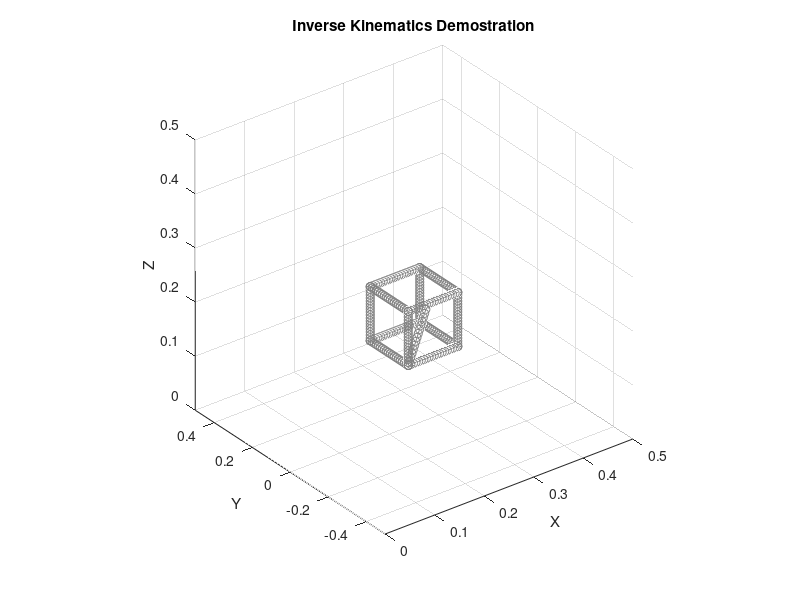

Recreate this plot in MATLAB. (Note: this script raises an error after producing the figure.)
%% --------------------------------------------------------------------- %%
% task_1_d.m
%
% Task 1 - Modelling the Robot 
%
% Re-run your simulation with the inverse kinematics.  
 
% Get your robot to trace a square of 10 x 10 cm in each cartesian plane. 
% Be sure to draw the square (use line objects of different colours). 
%% --------------------------------------------------------------------- %%
clf;
clear;

M(96) = struct('cdata',[],'colormap',[]);
fig = gcf;

ARM_PLOT = plot3([0 0], [0 0], [0 0]);
title(['Inverse Kinematics Demostration']);

xlabel('X');
ylabel('Y'); 
zlabel('Z');

grid on
axis([0 0.5 -0.5 0.5 0 0.5])
pbaspect([1 1 1])

%% --- Constants

THETA_1 = 0;
THETA_2 = 0;
THETA_3 = 0;
THETA_4 = 0;

%% --- Plot [10 x 10 cm] square trajectory lines on 3 planes
X_COORDS_INIT = linspace(0.2739, 0.2, 15);
Y_COORDS_INIT = linspace(0, -0.1, 15);
Z_COORDS_INIT = linspace(0.2048, 0.15, 15);

line(X_COORDS_INIT,                   Y_COORDS_INIT,    Z_COORDS_INIT,   'color', '#808080', 'marker', 'o');

X_COORDS = linspace(0.2, 0.3, 20);
Y_COORDS = linspace(0.1, -0.1, 20);
Z_COORDS = linspace(0.15, 0.25, 20);

line(X_COORDS,                   Y_COORDS(1)*ones(1, 20),    Z_COORDS(1)*ones(1, 20),   'color', '#808080', 'marker', 'o');
line(X_COORDS,                   Y_COORDS(1)*ones(1, 20),    Z_COORDS(20)*ones(1, 20),  'color', '#808080', 'marker', 'o');
line(X_COORDS(1)*ones(1, 20),    Y_COORDS(1)*ones(1, 20),    Z_COORDS,                  'color', '#808080', 'marker', 'o');
line(X_COORDS(20)*ones(1, 20),   Y_COORDS(1)*ones(1, 20),    Z_COORDS,                  'color', '#808080', 'marker', 'o');

line(X_COORDS,                   Y_COORDS(20)*ones(1, 20),   Z_COORDS(1)*ones(1, 20),   'color', '#808080', 'marker', 'o');
line(X_COORDS,                   Y_COORDS(20)*ones(1, 20),   Z_COORDS(20)*ones(1, 20),  'color', '#808080', 'marker', 'o');
line(X_COORDS(1)*ones(1, 20),    Y_COORDS(20)*ones(1, 20),   Z_COORDS,                  'color', '#808080', 'marker', 'o');
line(X_COORDS(20)*ones(1, 20),   Y_COORDS(20)*ones(1, 20),   Z_COORDS,                  'color', '#808080', 'marker', 'o');

line(X_COORDS(1)*ones(1, 20),    Y_COORDS,                   Z_COORDS(1)*ones(1, 20),   'color', '#808080', 'marker', 'o');
line(X_COORDS(1)*ones(1, 20),    Y_COORDS,                   Z_COORDS(20)*ones(1, 20),  'color', '#808080', 'marker', 'o');

line(X_COORDS(20)*ones(1, 20),   Y_COORDS,                   Z_COORDS(1)*ones(1, 20),   'color', '#808080', 'marker', 'o');
line(X_COORDS(20)*ones(1, 20),   Y_COORDS,                   Z_COORDS(20)*ones(1, 20),  'color', '#808080', 'marker', 'o');

hold on

%% --- Precalculate coordinates and angles
% Calculate all location coordinates 

% Move to cube corner starting position
XYZ_COORDS = [(X_COORDS_INIT).' (Y_COORDS_INIT).' (Z_COORDS_INIT).'];

% Starting from cube corner
XYZ_COORDS = [XYZ_COORDS ; flip([(X_COORDS(1)*ones(1, 20)).' (Y_COORDS).' (Z_COORDS(1)*ones(1, 20)).']);         ]; 
XYZ_COORDS = [XYZ_COORDS ; (X_COORDS(1)*ones(1, 20)).' (Y_COORDS(1)*ones(1, 20)).'  (Z_COORDS).'                 ];
XYZ_COORDS = [XYZ_COORDS ; (X_COORDS(1)*ones(1, 20)).' (Y_COORDS).'                 (Z_COORDS(20)*ones(1, 20)).' ];
XYZ_COORDS = [XYZ_COORDS ; flip([(X_COORDS(1)*ones(1, 20)).' (Y_COORDS(20)*ones(1, 20)).' (Z_COORDS).'])         ];

% Feed coordinate matrix into IK to find all angles and package into matrix
THETA_MATRIX = [0 0 0 0];

for i=1:length(XYZ_COORDS)
    [THETA_1, THETA_2, THETA_3, THETA_4] = IK(XYZ_COORDS(i,1), XYZ_COORDS(i,2), XYZ_COORDS(i,3));
    
    THETA_MATRIX = [THETA_MATRIX ; [THETA_1, THETA_2, THETA_3, THETA_4]];
end

% Angle matrices checks
assert(length(XYZ_COORDS) == (length(THETA_MATRIX) - 1), 'Assert Failed: Coordinate length and Angles length should be the same');

%% --- Execute robotic arm based on angle matrices
for i = 1:length(THETA_MATRIX)
    if i > 1
        %% --- Remove previous arm plot (only works in second loop)
        delete(ARM_PLOT);
        delete(ROBOT_BASE);
        delete(X_1);
        delete(Y_1);
        delete(Z_1);
        delete(X_2);
        delete(Y_2);
        delete(Z_2);
        delete(X_3);
        delete(Y_3);
        delete(Z_3);
        delete(X_4);
        delete(Y_4);
        delete(Z_4);
        delete(X_5);
        delete(Y_5);
        delete(Z_5);
        delete(X_6);
        delete(Y_6);
        delete(Z_6);
    end
    
    %% --- Constants 
    THETA_1 = THETA_MATRIX(i, 1);
    THETA_2 = THETA_MATRIX(i, 2);
    THETA_3 = THETA_MATRIX(i, 3);
    THETA_4 = THETA_MATRIX(i, 4);

    %% --- Plot settings    
    % Annotations
    a = gca; 
    a.Position(3) = 0.6;
    delete(findall(gcf,'type','annotation'))
    
    str = {['\theta_1 = ',num2str(THETA_1)],['\theta_2 = ',num2str(THETA_2)],['\theta_3 = ',num2str(THETA_3)],['\theta_4 = ',num2str(THETA_4)]};
    annotation('textbox', [0.75, 0.6, 0.1, 0.1], 'String', str)

    %% --- FK: Robotic arm and coordinate frames
    [BASE_ROTATION_TM, SHOULDER_TM, ELBOW_TM, WRIST_TM, EE_TM] = FK(THETA_1, THETA_2, THETA_3, THETA_4);

    [F_1_X, F_1_Y, F_1_Z, F_2_X, F_2_Y, F_2_Z, F_3_X, F_3_Y, F_3_Z, F_4_X, F_4_Y, F_4_Z, F_5_X, F_5_Y, F_5_Z] = FK_coordinate_frames(THETA_1, THETA_2, THETA_3, THETA_4);

    %% --- Process data
    ARM_COORDINATES = [BASE_ROTATION_TM SHOULDER_TM ELBOW_TM WRIST_TM EE_TM];

    ARM_COORDINATES_X = ARM_COORDINATES(1, :);
    ARM_COORDINATES_Y = ARM_COORDINATES(2, :);
    ARM_COORDINATES_Z = ARM_COORDINATES(3, :);

    % Prepare coordinate frame coordinates
    ARM_FRAME_COORDINATE_FORMAT = [ARM_COORDINATES_X; ARM_COORDINATES_Y; ARM_COORDINATES_Z];

    F_1_X = [ARM_FRAME_COORDINATE_FORMAT(:, 1) F_1_X];
    F_1_Y = [ARM_FRAME_COORDINATE_FORMAT(:, 1) F_1_Y];
    F_1_Z = [ARM_FRAME_COORDINATE_FORMAT(:, 1) F_1_Z];

    F_2_X = [ARM_FRAME_COORDINATE_FORMAT(:, 2) F_2_X];
    F_2_Y = [ARM_FRAME_COORDINATE_FORMAT(:, 2) F_2_Y];
    F_2_Z = [ARM_FRAME_COORDINATE_FORMAT(:, 2) F_2_Z];

    F_3_X = [ARM_FRAME_COORDINATE_FORMAT(:, 3) F_3_X];
    F_3_Y = [ARM_FRAME_COORDINATE_FORMAT(:, 3) F_3_Y];
    F_3_Z = [ARM_FRAME_COORDINATE_FORMAT(:, 3) F_3_Z];

    F_4_X = [ARM_FRAME_COORDINATE_FORMAT(:, 4) F_4_X];
    F_4_Y = [ARM_FRAME_COORDINATE_FORMAT(:, 4) F_4_Y];
    F_4_Z = [ARM_FRAME_COORDINATE_FORMAT(:, 4) F_4_Z];

    F_5_X = [ARM_FRAME_COORDINATE_FORMAT(:, 5) F_5_X];
    F_5_Y = [ARM_FRAME_COORDINATE_FORMAT(:, 5) F_5_Y];
    F_5_Z = [ARM_FRAME_COORDINATE_FORMAT(:, 5) F_5_Z];

    %% --- Plot robotic arm structure
    
    ARM_PLOT = plot3(ARM_COORDINATES_X, ARM_COORDINATES_Y, ARM_COORDINATES_Z, '-ok');

    ROBOT_BASE = plot3([0 0], [0 0], [0 0.077], '-ok'); % Add base stem

    % Plot frames
    X_1 = plot3([0, 0.021],  [0, 0],     [0, 0],     '-r', 'LineWidth',2);
    Y_1 = plot3([0, 0],      [0, 0.021], [0, 0],     '-g', 'LineWidth',2);
    Z_1 = plot3([0, 0],      [0, 0],     [0, 0.021], '-b', 'LineWidth',2);

    X_2 = plot3(F_1_X(1, :), F_1_X(2, :), F_1_X(3, :), '-r', 'LineWidth',2);
    Y_2 = plot3(F_1_Y(1, :), F_1_Y(2, :), F_1_Y(3, :), '-g', 'LineWidth',2);
    Z_2 = plot3(F_1_Z(1, :), F_1_Z(2, :), F_1_Z(3, :), '-b', 'LineWidth',2);

    X_3 = plot3(F_2_X(1, :), F_2_Y(2, :), F_2_Z(3, :), '-r', 'LineWidth',2);
    Y_3 = plot3(F_2_X(1, :), F_2_Y(2, :), F_2_Z(3, :), '-g', 'LineWidth',2);
    Z_3 = plot3(F_2_X(1, :), F_2_Y(2, :), F_2_Z(3, :), '-b', 'LineWidth',2);

    X_4 = plot3(F_3_X(1, :), F_3_X(2, :), F_3_X(3, :), '-r', 'LineWidth',2);
    Y_4 = plot3(F_3_Y(1, :), F_3_Y(2, :), F_3_Y(3, :), '-g', 'LineWidth',2);
    Z_4 = plot3(F_3_Z(1, :), F_3_Z(2, :), F_3_Z(3, :), '-b', 'LineWidth',2);

    X_5 = plot3(F_4_X(1, :), F_4_X(2, :), F_4_X(3, :), '-r', 'LineWidth',2);
    Y_5 = plot3(F_4_Y(1, :), F_4_Y(2, :), F_4_Y(3, :), '-g', 'LineWidth',2);
    Z_5 = plot3(F_4_Z(1, :), F_4_Z(2, :), F_4_Z(3, :), '-b', 'LineWidth',2);

    X_6 = plot3(F_5_X(1, :), F_5_X(2, :), F_5_X(3, :), '-r', 'LineWidth',2);
    Y_6 = plot3(F_5_Y(1, :), F_5_Y(2, :), F_5_Y(3, :), '-g', 'LineWidth',2);
    Z_6 = plot3(F_5_Z(1, :), F_5_Z(2, :), F_5_Z(3, :), '-b', 'LineWidth',2);
    
    % Record movies
    M(i) = getframe(gcf);
    
    pause(0.25);
end

v = VideoWriter('newfile.avi');
open(v);
writeVideo(v,M);
close(v);